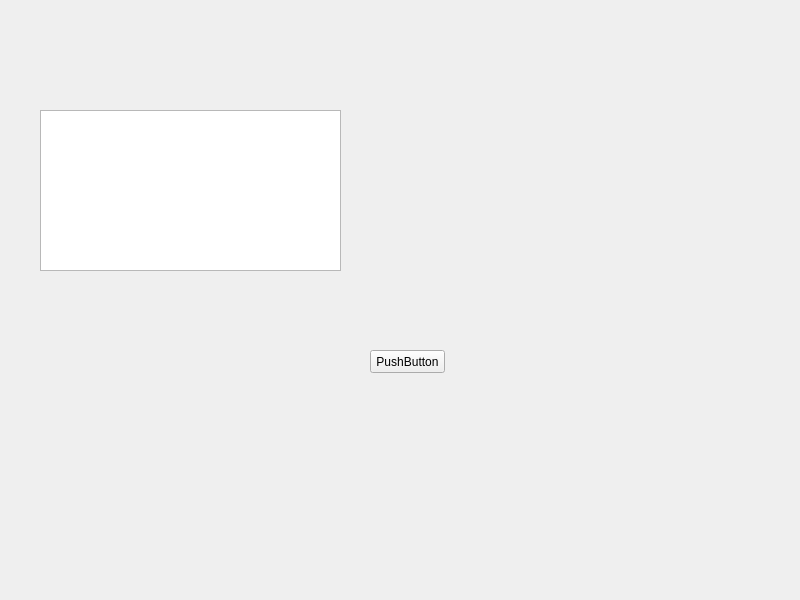
<?xml version="1.0" encoding="UTF-8"?>
<ui version="4.0">
 <class>Window</class>
 <widget class="QMainWindow" name="Window">
  <property name="geometry">
   <rect>
    <x>0</x>
    <y>0</y>
    <width>800</width>
    <height>600</height>
   </rect>
  </property>
  <property name="windowTitle">
   <string>MainWindow</string>
  </property>
  <widget class="QWidget" name="centralwidget">
   <widget class="QPushButton" name="pushButton">
    <property name="geometry">
     <rect>
      <x>370</x>
      <y>350</y>
      <width>75</width>
      <height>23</height>
     </rect>
    </property>
    <property name="text">
     <string>PushButton</string>
    </property>
   </widget>
   <widget class="QTableView" name="tableView">
    <property name="geometry">
     <rect>
      <x>40</x>
      <y>110</y>
      <width>301</width>
      <height>161</height>
     </rect>
    </property>
   </widget>
  </widget>
 </widget>
 <resources/>
 <connections/>
</ui>
